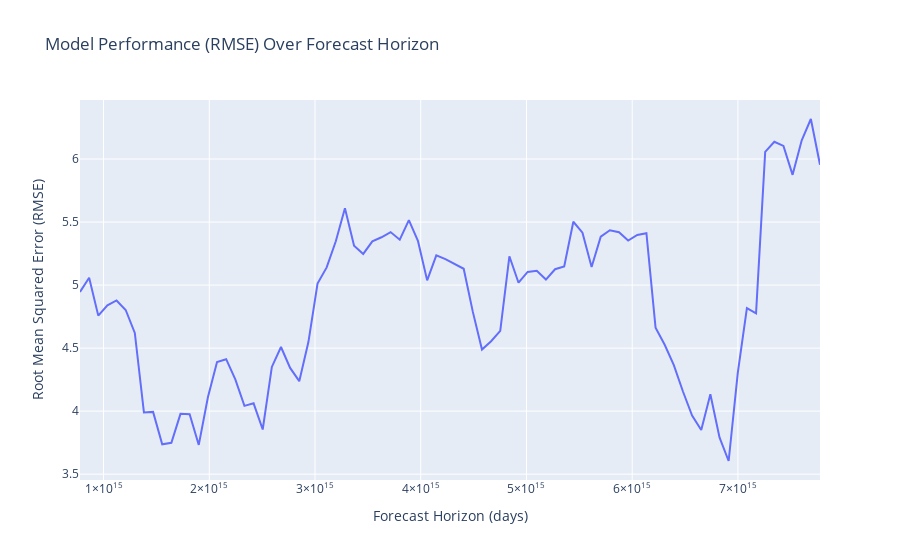

The notebook cell this image was saved under:
### Markdown cell above
### Step 4.2: Visualizing Backtesting Results

### Code cell
import plotly.express as px
from prophet.diagnostics import performance_metrics

# Re-run performance_metrics with the cross-validation results
df_p = performance_metrics(df_cv)

# Create an interactive plot of the performance metrics
fig = px.line(
    df_p,
    x="horizon",
    y="rmse",
    title="Model Performance (RMSE) Over Forecast Horizon",
    labels={"horizon": "Forecast Horizon (days)", "rmse": "Root Mean Squared Error (RMSE)"}
)
fig.show()

print("Backtesting visualization complete. The interactive plot shows your model's performance over time.")
